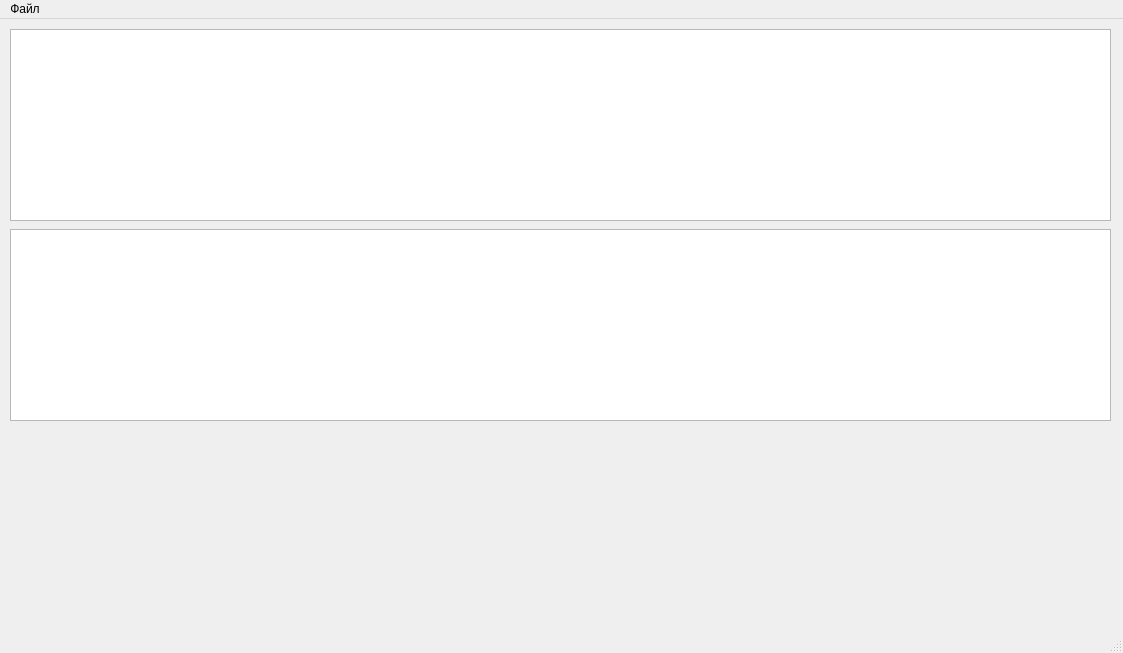
<?xml version="1.0" encoding="UTF-8"?>
<ui version="4.0">
 <class>MainWindow</class>
 <widget class="QMainWindow" name="MainWindow">
  <property name="geometry">
   <rect>
    <x>0</x>
    <y>0</y>
    <width>1123</width>
    <height>653</height>
   </rect>
  </property>
  <property name="windowTitle">
   <string>AutoUpdater 2.0</string>
  </property>
  <property name="toolButtonStyle">
   <enum>Qt::ToolButtonTextBesideIcon</enum>
  </property>
  <property name="documentMode">
   <bool>false</bool>
  </property>
  <widget class="QWidget" name="centralwidget">
   <widget class="QTableWidget" name="tableWidget">
    <property name="enabled">
     <bool>true</bool>
    </property>
    <property name="geometry">
     <rect>
      <x>10</x>
      <y>10</y>
      <width>1101</width>
      <height>192</height>
     </rect>
    </property>
    <property name="sizePolicy">
     <sizepolicy hsizetype="Expanding" vsizetype="Expanding">
      <horstretch>0</horstretch>
      <verstretch>0</verstretch>
     </sizepolicy>
    </property>
    <property name="acceptDrops">
     <bool>true</bool>
    </property>
    <property name="frameShape">
     <enum>QFrame::StyledPanel</enum>
    </property>
    <property name="sizeAdjustPolicy">
     <enum>QAbstractScrollArea::AdjustIgnored</enum>
    </property>
    <property name="dragDropMode">
     <enum>QAbstractItemView::DragOnly</enum>
    </property>
    <property name="alternatingRowColors">
     <bool>false</bool>
    </property>
    <property name="gridStyle">
     <enum>Qt::DotLine</enum>
    </property>
    <property name="sortingEnabled">
     <bool>true</bool>
    </property>
    <property name="wordWrap">
     <bool>false</bool>
    </property>
    <property name="cornerButtonEnabled">
     <bool>false</bool>
    </property>
    <attribute name="horizontalHeaderCascadingSectionResizes">
     <bool>false</bool>
    </attribute>
    <attribute name="horizontalHeaderDefaultSectionSize">
     <number>100</number>
    </attribute>
    <attribute name="horizontalHeaderStretchLastSection">
     <bool>false</bool>
    </attribute>
    <attribute name="verticalHeaderVisible">
     <bool>true</bool>
    </attribute>
   </widget>
   <widget class="QTableWidget" name="tableWidget_2">
    <property name="geometry">
     <rect>
      <x>10</x>
      <y>210</y>
      <width>1101</width>
      <height>192</height>
     </rect>
    </property>
   </widget>
  </widget>
  <widget class="QMenuBar" name="menubar">
   <property name="geometry">
    <rect>
     <x>0</x>
     <y>0</y>
     <width>1123</width>
     <height>21</height>
    </rect>
   </property>
   <widget class="QMenu" name="menu">
    <property name="title">
     <string>Файл</string>
    </property>
    <addaction name="action"/>
    <addaction name="action_6"/>
    <addaction name="action_2"/>
    <addaction name="action_3"/>
    <addaction name="separator"/>
    <addaction name="action_4"/>
   </widget>
   <addaction name="menu"/>
  </widget>
  <widget class="QStatusBar" name="statusbar"/>
  <action name="action">
   <property name="text">
    <string>Создать</string>
   </property>
   <property name="shortcut">
    <string>Ctrl+N</string>
   </property>
  </action>
  <action name="action_2">
   <property name="text">
    <string>Сохранить</string>
   </property>
   <property name="statusTip">
    <string notr="true"/>
   </property>
   <property name="shortcut">
    <string>Ctrl+S</string>
   </property>
  </action>
  <action name="action_3">
   <property name="text">
    <string>Сохранить как ...</string>
   </property>
  </action>
  <action name="action_4">
   <property name="text">
    <string>Закрыть</string>
   </property>
  </action>
  <action name="action_6">
   <property name="text">
    <string>Открыть</string>
   </property>
   <property name="shortcut">
    <string>Ctrl+O</string>
   </property>
   <property name="priority">
    <enum>QAction::HighPriority</enum>
   </property>
  </action>
 </widget>
 <resources/>
 <connections/>
</ui>
